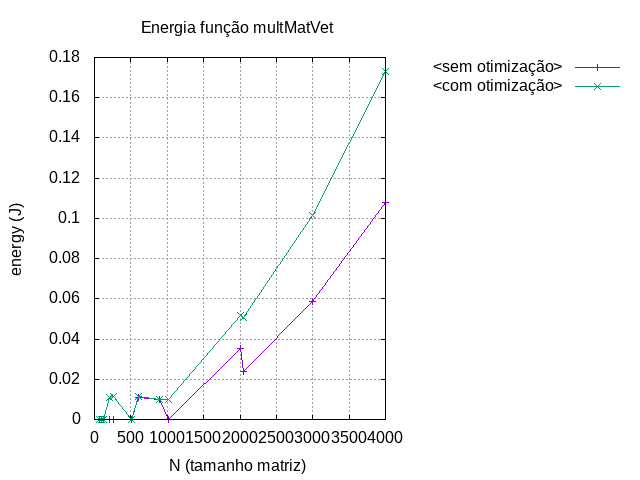

Write the gnuplot code that produced this figure.
#!/usr/bin/gnuplot -c

## set encoding iso_8859_15
set encoding utf

# set terminal qt persist

set grid

set style data point
set style function line
set style line 1 lc 3 pt 7 ps 0.3
set boxwidth 1
set xtics
# set xrange [0:]
set xlabel  "N (tamanho matriz)"

#
# ALTERNATIVA 2: Tabela com 3 colunas 
#
set key outside right # posição da legenda: outside {left | right}
unset logscale x
set datafile separator whitespace
set ylabel  "energy (J)"
set title   "Energia função multMatVet"
set terminal qt 1 title "Energia função multMatVet"
plot '../valores/energyMatVet.dat' using 1:2 title "<com otimização>" with linespoints, \
     '' using 1:3 title "<sem otimização>" with linespoints

pause -1


# Gerando figura PNG
set terminal png
set output "energy_MatVet.png"
plot '../valores/energyMatVet.dat' using 1:2 title "<sem otimização>" with linespoints, \
     '' using 1:3 title "<com otimização>" with linespoints
replot
unset output